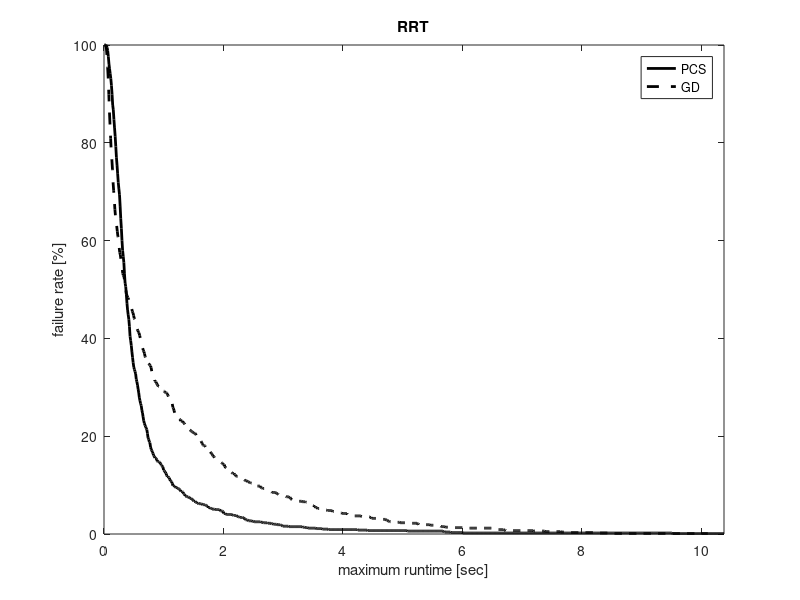
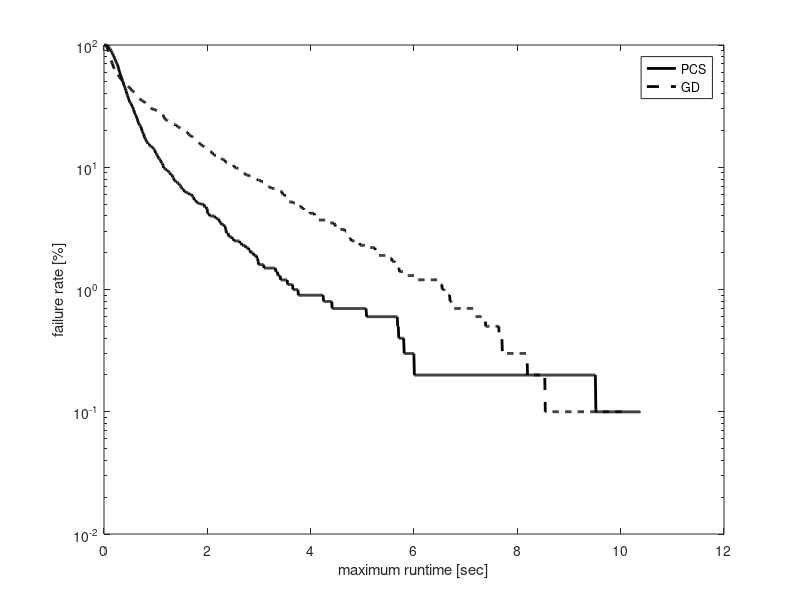

Recreate these plots in MATLAB, in order.
% In this experiment I compare the performance of the GD (with KDL) and the
% PCS while using the RRT planner on one scene with obstacles where the start and goal configurations
% are:
% State c_start = {0.5236, 1.7453, -1.8326, -1.4835,	1.5708,	0, 1.004278, 0.2729, 0.9486, -1.15011, 1.81001, -1.97739};
% State c_goal = {0.5236, 0.34907, 0.69813, -1.3963, 1.5708, 0, 0.7096, 1.8032, -1.7061, -1.6286, 1.9143, -2.0155}; // Robot 2 no backflip - Elbow down
% The maximum step distance is 1.05.
% With joint limits of the ABB robots
% last updated: 08/22/17
% Maximum step size for both planners: 2

clear all
clc

%%
D1 = load('benchmark_RRT_PCS_3poles_range2.txt'); 

verf = D1(:,1)==1;
suc = D1(:,2)==1;

disp('PCS:');
disp(['Results of ' num2str(size(D1,1)) ' queries.']);
disp(['Percent of successful queries verified: ' num2str(sum(verf & suc)/sum(suc)*100) '%']);
disp(['Plan distance: ' num2str(D1(1,3)) ]);
disp(['Avg. runtime: ' num2str(mean(D1(:,4))*1e3)  ' +/- ' num2str(std(D1(:,4))/sqrt(size(D1,1))*1e3) ' msec ']);
disp(['Avg. local-connection time: ' num2str(mean(D1(:,12))*1e3)  ' +/- ' num2str(std(D1(:,12))/sqrt(size(D1,1))*1e3) ' msec ']);
disp(['Avg. nodes in path: ' num2str(floor(mean(D1(:,10)))) ]);
disp(['Avg. nodes in trees: ' num2str(floor(mean(D1(:,11)))) ]);
disp(['Avg. number of IK solutions: ' num2str(floor(mean(D1(:,5)))) ]);



%%
D2 = load('benchmark_RRT_GD_3poles_range2.txt'); 
verf = D2(:,1)==1;
suc = D2(:,2)==1;

disp('GD:');
disp(['Results of ' num2str(size(D2,1)) ' queries.']);
disp(['Percent of successful queries verified: ' num2str(sum(verf & suc)/sum(suc)*100) '%']);
disp(['Plan distance: ' num2str(D2(1,3)) ]);
disp(['Avg. runtime: ' num2str(mean(D2(:,4))*1e3)  ' +/- ' num2str(std(D2(:,4))/sqrt(size(D2,1))*1e3) ' msec ']);
disp(['Avg. local-connection time: ' num2str(mean(D2(:,12))*1e3)  ' +/- ' num2str(std(D2(:,12))/sqrt(size(D2,1))*1e3) ' msec ']);
disp(['Avg. nodes in path: ' num2str(floor(mean(D2(:,10)))) ]);
disp(['Avg. nodes in trees: ' num2str(floor(mean(D2(:,11)))) ]);
disp(['Avg. number of projections: ' num2str(floor(mean(D2(:,5)))) ]);

%%
% PCS
td = D1(:,4);
maxT = max(td);
T1 = linspace(0,maxT,1000);
T1 = T1(2:end);
for i = 1:length(T1)
    sd = td < T1(i);
    md(i) = mean(td(sd));
    Md(i) = 1-sum(sd)/length(td);
end
%%
% GD
tg = D2(:,4);
maxT = max(tg);
T2 = linspace(0,maxT,1000);
T2 = T2(2:end);
for i = 1:length(T2)
    sg = tg < T2(i);
    mg(i) = mean(tg(sg));
    Mg(i) = 1-sum(sg)/length(tg);
end
%%
h = figure(1);
clf
plot(T1,Md*100,'-k','linewidth',2);
hold on
plot(T2,Mg*100,'--k','linewidth',2);
hold off
xlabel('maximum runtime [sec]');
ylabel('failure rate [%]');
legend('PCS','GD');
xlim([0 max([T1 T2])]);
title('RRT');
% set(h, 'Position', [100, 100, 800, 400]);

h = figure(2);
clf
semilogy(T1,Md*100,'-k','linewidth',2);
hold on
semilogy(T2,Mg*100,'--k','linewidth',2);
hold off
xlabel('maximum runtime [sec]');
ylabel('failure rate [%]');
legend('PCS','GD');
% xlim([0 6]);
% set(h, 'Position', [100, 100, 800, 400]);

%% 
disp(' ');
disp(['Speed-up t_{gd}/t_{pcs}: ' num2str(mean(D2(:,4))/mean(D1(:,4))) ]);
